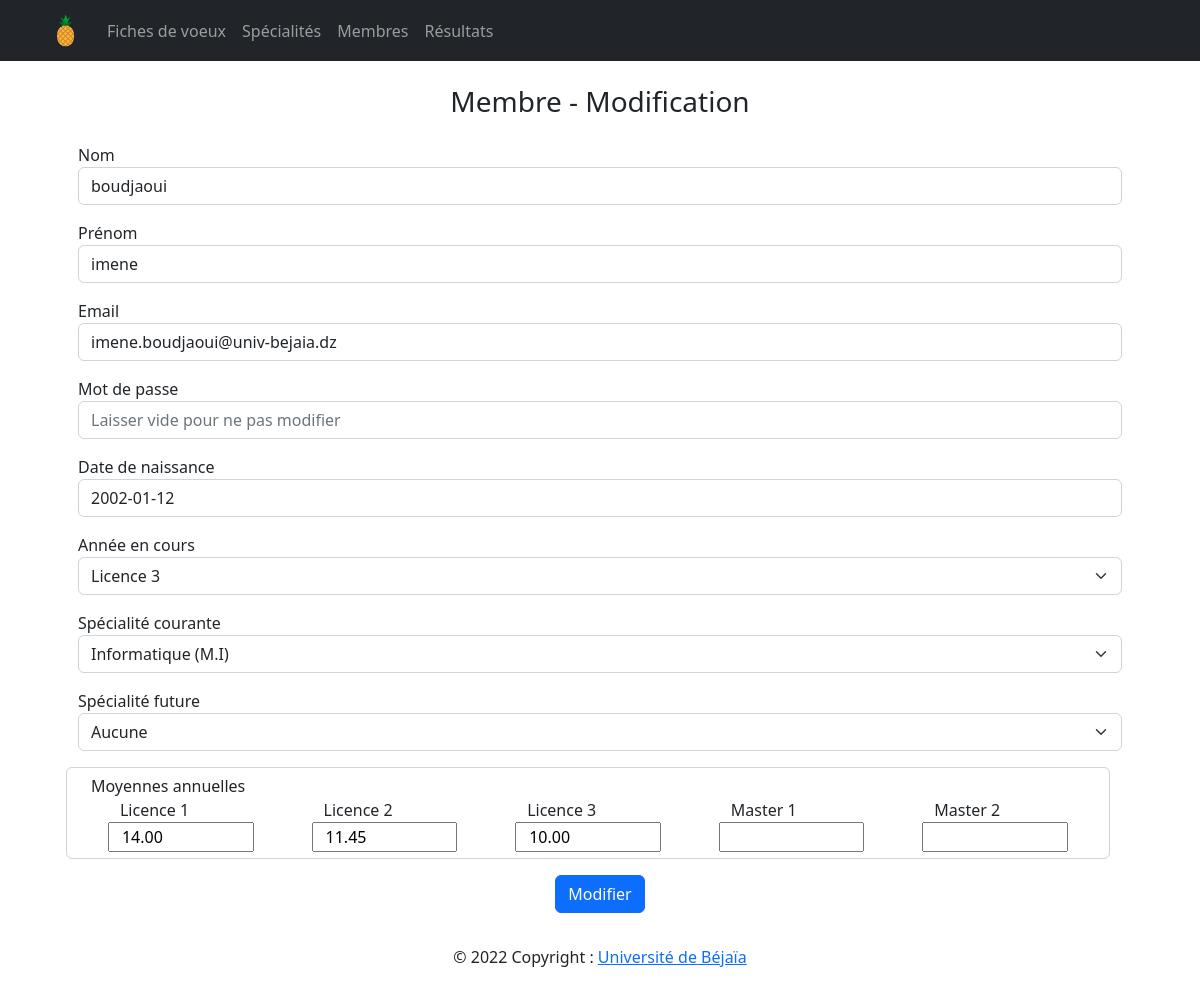
/dashboard/membres/edit.php?id=1002 (signed in), run on the app's committed database.
### tables this page shows
CREATE TABLE Utilisateur (
	idUser int NOT NULL AUTO_INCREMENT ,
	nom varchar(30) NOT NULL,
	prenom varchar(30) NOT NULL,
	dateNaiss date NOT NULL,
	email varchar(90) NOT NULL UNIQUE,
	password varchar(40) NOT NULL,
	isAdmin boolean NOT NULL default false,
	userType varchar(30) NOT NULL default 'etd',
	licenceTrois boolean default false,
	anneeCourante int,
	specialiteCourante int,
	specialiteFuture int,
	
	CONSTRAINT pk_utilisateur PRIMARY KEY (idUser),
	CONSTRAINT fk_utilisateur_anneeEtud FOREIGN KEY(anneeCourante) REFERENCES AnneeEtud(idAnneeEtud) ON DELETE SET NULL ON UPDATE CASCADE,
	CONSTRAINT fk_utilisateur_specialite1 FOREIGN KEY(specialiteCourante) REFERENCES Specialite(idSpecialite) ON DELETE SET NULL ON UPDATE CASCADE,
	CONSTRAINT fk_utilisateur_specialite2 FOREIGN KEY(specialiteFuture) REFERENCES Specialite(idSpecialite) ON DELETE SET NULL ON UPDATE CASCADE
	
	) AUTO_INCREMENT=1000 ,;

CREATE TABLE Moyenne (
	idUser int,
	idAnneeEtud int,
	idSpecialite int,
	moyenne float,
	rattrapage int,
	redouble int,
	dette int,
	
	CONSTRAINT pk_moyenne PRIMARY KEY(idUser,idAnneeEtud,idSpecialite),
	CONSTRAINT fk_Moyenne_Utilisateur FOREIGN KEY (idUser) REFERENCES Utilisateur(idUser) ON DELETE CASCADE ON UPDATE CASCADE,
	CONSTRAINT fk_Moyenne_AnneeEtude FOREIGN KEY (idAnneeEtud) REFERENCES AnneeEtud(idAnneeEtud) ON DELETE CASCADE ON UPDATE CASCADE,
	CONSTRAINT fk_Moyenne_specialite FOREIGN KEY (idSpecialite) REFERENCES Specialite(idSpecialite) ON DELETE CASCADE ON UPDATE CASCADE
	);

### queries/utilisateurs.php (called while the page is built, shortened)
<?php
    include_once __DIR__.'/../queries/fiches.php';
    include_once __DIR__.'/../queries/moyenne.php';
    include_once __DIR__.'/../queries/voeux.php';
    function getUserById($id) {
        global $bdd;
        try {
            $request = $bdd->prepare("SELECT * FROM Utilisateur WHERE idUser=?");
            $request->execute(array($id));
            $result = $request->fetch(PDO::FETCH_OBJ);
            return $result;
        } catch (PDOException $e) {
            echo $e;
        }
    }
?>

### queries/specialite.php (called while the page is built, shortened)
<?php
    include_once __DIR__.'/../Model/connexionBDD.php';
function getSpecialites() {
    global $bdd;
    try {
        $request = $bdd->prepare("SELECT * FROM specialite");
        $request->execute();
        $result = $request->fetchAll(PDO::FETCH_OBJ);
        return $result;
    } catch (PDOException $e) {
        echo $e;
    }
}
?>

### queries/moyenne.php (called while the page is built, shortened)
<?php
include_once __DIR__.'/../Model/connexionBDD.php';
function getMoyenneByUserAnnee($id,$annee) {
    global $bdd;
    try {
        $request = $bdd->prepare("SELECT * FROM Moyenne WHERE idUser=? AND idAnneeEtud=?");
        $request->execute(array($id,$annee));
        $result = $request->fetch(PDO::FETCH_OBJ);
        return $result;
    } catch (PDOException $e) {
        echo $e;
    }
}
?>

### Controller/specialites.php (the view, shortened to what this page needs)
<?php
include_once __DIR__.'/../queries/specialite.php';
function remplirSpeciaWithValue($id) {
    $listSpecialite = getSpecialites();
    foreach ($listSpecialite as $elem) {
        $idSpec = $elem->idSpecialite;
        $nomSpec = $elem->nomSpecialite;
        if ($idSpec==$id) {
            echo '<option value="'.htmlentities($idSpec,ENT_QUOTES,"ISO-8859-1").'" selected>'.htmlentities($nomSpec,ENT_QUOTES,"ISO-8859-1").'</option>';
        } else {
            echo '<option value="'.htmlentities($idSpec,ENT_QUOTES,"ISO-8859-1").'">'.htmlentities($nomSpec,ENT_QUOTES,"ISO-8859-1").'</option>';
        }
    }
}

### dashboard/membres/edit.php (shortened to what this page needs)
<?php
include_once '../../Controller/specialites.php';
include_once '../../View/header.php';
include_once '../../Model/Utilisateur.php';
include_once '../../queries/utilisateurs.php';
include_once '../../queries/moyenne.php';
if (isset($_GET['id'])) {
    $id = (int)$_GET['id'];
    $user = getUserById($id);
    $typeUser = $user->userType;
    $nomUser = $user->nom;
    $prenomUser = $user->prenom;
    $dateNaissUser = $user->dateNaiss;
    $emailUser = $user->email;
    if ($typeUser=='etd') {
        $mL1 = getMoyenneByUserAnnee($id,1);
        $mL2 = getMoyenneByUserAnnee($id,2);
        $mL3 = getMoyenneByUserAnnee($id,3);
        $mM1 = getMoyenneByUserAnnee($id,4);
        $mM2 = getMoyenneByUserAnnee($id,5);
        if ($mL1) {
            $moyL1 = $mL1->moyenne;
            } else {
                $moyL1 = '';
            }
        if ($mL2) {
            $moyL2 = $mL2->moyenne;
            } else {
                $moyL2 = '';
            }
        if ($mL3) {
            $moyL3 = $mL3->moyenne;
            } else {
                $moyL3 = '';
            }
        if ($mM1) {
            $moyM1 = $mM1->moyenne;
            } else {
                $moyM1 = '';
            }
        if ($mM2) {
            $moyM2 = $mM2->moyenne;
            } else {
                $moyM2 = '';
            }
        $anneeCouranteUser = $user->anneeCourante;
        $specialiteCouranteUser = $user->specialiteCourante;
    }
}
?>
<div class="container p-3 mt-2 text-center">
    <h3 class="titrePage">Membre - Modification</h3>
</div>
<div class="container mx-auto px-5">
    <form method="POST" action="edit.php?id=<?= $id ?>">
        <div class="form-group mb-3">
            <label class="myLabel" for="addUserNom">Nom</label>
            <input class="form-control" type="text" name="addUserNom" id="addUserNom" placeholder="Nom" required value="<?= htmlentities($nomUser) ?>">
        </div>
        <div class="form-group mb-3">
            <label class="myLabel" for="addUserPrenom">Prénom</label>
            <input class="form-control" type="text" name="addUserPrenom" id="addUserPrenom" placeholder="Prénom" required value="<?= htmlentities($prenomUser) ?>">
        </div>
        <div class="form-group mb-3">
            <label class="myLabel" for="addUserEmail">Email</label>
            <input class="form-control" type="text" name="addUserEmail" id="addUserEmail" placeholder="Email" required value="<?= htmlentities($emailUser) ?>">
        </div>
        <div class="form-group mb-3">
            <label class="myLabel" for="addUserMdp">Mot de passe</label>
            <input class="form-control" type="password" name="addUserMdp" id="addUserMdp" placeholder="Laisser vide pour ne pas modifier" autocomplete="off">
        </div>
        <div class="form-group mb-3">
            <label class="myLabel" for="addUserDate">Date de naissance</label>
            <input class="form-control" type="text" name="addUserDate" id="addUserDate" placeholder="Date de naissance" autocomplete="off" required value="<?= htmlentities($dateNaissUser) ?>">
        </div>
        <div class="form-group mb-3" id="addUserAnneeDiv">
            <label class="myLabel" for="addUserAnnee">Année en cours</label>
            <select class="form-select" aria-label="Etat" id="addUserAnnee" name="addUserAnnee">
                <option value="3" <?php if ($typeUser=='etd' && $anneeCouranteUser==3) echo 'selected'?>>Licence 3</option>
            </select>
        </div>
        <div class="form-group mb-3" id="addUserSpeciaDiv">
            <label class="myLabel" for="addUserSpecia">Spécialité courante</label>
            <select class="form-select" aria-label="Etat" id="addUserSpecia" name="addUserSpecia" >
                <?php if ($typeUser=='etd') remplirSpeciaWithValue($specialiteCouranteUser) ?>
            </select>
        </div>
        <div class="form-group mb-3" id="addUserSpeciaFutureDiv">
            <label class="myLabel" for="addUserSpeciaFuture">Spécialité future</label>
            <select class="form-select" aria-label="Etat" id="addUserSpeciaFuture" name="addUserSpeciaFuture" >
                <option value="0" selected >Aucune</option>
            </select>
        </div>
        <div class="form-control ml-2 mb-3 row d-flex justify-content-around" id="moyenneDiv">
        <label class="myLabel" for="moyenneDiv">Moyennes annuelles</label>
            <div class="col-2 row">
                <label for="moyL1">Licence 1</label>
                <input type="number" name="moyL1" id="moyL1" value="<?php if ($typeUser=='etd' && $moyL1) echo sprintf('%.2f',htmlentities($moyL1)) ?>" step="any">
            </div>
            <div class="col-2 row">
                <label for="moyL2">Licence 2</label>
                <input type="number" name="moyL2" id="moyL2" value="<?php if ($typeUser=='etd' && $moyL2) echo sprintf('%.2f',htmlentities($moyL2)) ?>" step="any">
            </div>
            <div class="col-2 row">
                <label for="moyL3">Licence 3</label>
                <input type="number" name="moyL3" id="moyL3" value="<?php if ($typeUser=='etd' && $moyL3) echo sprintf('%.2f',htmlentities($moyL3)) ?>" step="any">
            </div>
            <div class="col-2 row">
                <label for="moyM1">Master 1</label>
                <input type="number" name="moyM1" id="moyM1" value="<?php if ($typeUser=='etd' && $moyM1) echo sprintf('%.2f',htmlentities($moyM1))  ?>" step="any">
            </div>
            <div class="col-2 row">
                <label for="moyM2">Master 2</label>
                <input type="number" name="moyM2" id="moyM2" value="<?php if ($typeUser=='etd' && $moyM2) echo sprintf('%.2f',htmlentities($moyM2)) ?>" step="any">
            </div>
        </div>
        <div class="form-group mb-3 text-center">
            <button class="btn btn-primary" type="submit">Modifier</button>
        </div>
    </form>
</div>
<?php
include_once '../../View/footer.php';
?>

### data on the page
utilisateur: addUserNom "boudjaoui", addUserPrenom "imene", addUserEmail "imene.boudjaoui@univ-bejaia.dz", addUserDate "2002-01-12", addUserAnnee "Licence 3"
moyenne: moyL1 "14.00"
moyenne: moyL2 "11.45"
moyenne: moyL3 "10.00"

### other printed values
form field addUserSpecia "Informatique (M.I)"
